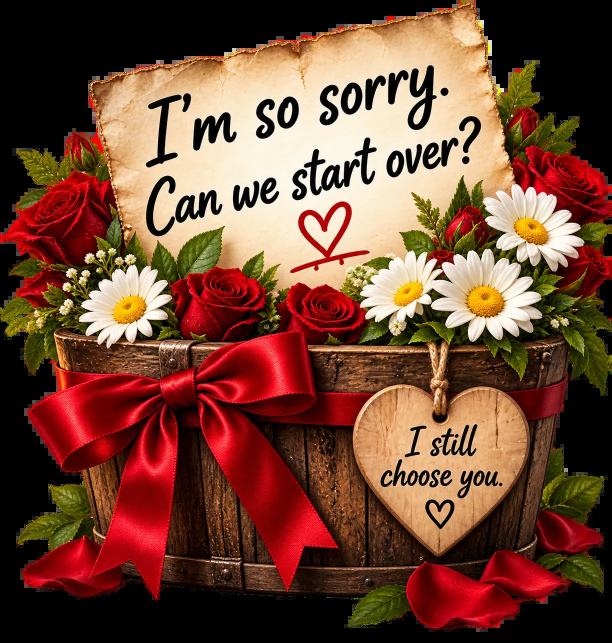
#> input picture art/surprise/decals/appeal-punch.webp, 1224 x 1285 px (shown at 1/2 size)
$ python -i decal-mug.py   (imports and definitions only)
#> lines starting #> are read from the running program, lines starting #| are printed output that depends on the picture
# A DECAL MUG (Alyx and Bud, 29 Sep 2026: each side of the magic mug a decal
# on white rather than a scene painted to the edges; the hot mug is white
# wherever nothing is printed, so a decal has no edge to fight). Bud paints
# the setup and the punchline each on its own, transparent
# (art/surprise/decals/<name>-setup / -punch); this lays them on the 2475 x
# 1155 print, the punchline on the LEFT half and the setup on the RIGHT
# (right-handed; left-handed swaps them), in each of the frame choices the
# customer can switch between on the mug, like a prop:
#   <name>-print.png        No frame (the default)
#   <name>-one-print.png    One frame round everything
#   <name>-two-print.png    A frame round each side
# each with its -print-left.png, and for each the 3D mug's pictures
# (reveal-jpgs.py) and the cold -> hot picture (coldhot.py); and the tile,
# art/options/surprise-<name>.jpg, the punchline on white.
#   decal-mug.py <name> [frame]      frame: the frame's name, default valentine;
#                                    none builds the No frame print only
#   decal-mug.py <name> <frame> <setup>   the setup decal borrowed from another
#                                    design (Ready?'s six sides share one opener:
#                                    decals/ready-setup)
# WORDS IN THE SPACE (Alyx, 30 Sep 2026): the decals hug the handle ends, which
# leaves a gap each side of the centre line; a mug listed in
# art/surprise/decal-words.json gets its two words there, one centred in each
# gap, in script (Great Vibes, art/fonts, OFL), the same brown on every mug,
# as large as the narrower gap allows. The left word is on the left of the
# print in both hands, so the pair reads across the back of the mug.
import os, sys, subprocess, glob
from PIL import Image
W, H = 2475, 1155
# [1 line that did not run here, left out]
frame = sys.argv[2] if len(sys.argv) > 2 else 'valentine'
here = os.path.dirname(os.path.abspath(__file__))
SETUP_OF = sys.argv[3] if len(sys.argv) > 3 else None
# THE DECAL VERSION OF A PAINTED MUG (Alyx, 7 Oct 2026: "Decal versus no decal
# ... It's a style choice"): a name ending -decal builds that mug's decal
# files beside its painted ones, from the decals under the plain name.
# [1 line that did not run here, left out]
# [1 line that did not run here, left out]
def unwhite(im):
    # A decal delivered on solid white rather than transparent (Bud's
    # Thanksgiving ones, 29 Sep 2026): the white that reaches the canvas
    # edge becomes transparent, feathered at its border; white inside the
    # picture (a sign, a sheet of paper) is left alone.
    import numpy as np, cv2
    a = np.asarray(im).copy()
    if a[..., 3].min() < 250: return im               # already transparent
    near = (a[..., :3].min(axis=2) > 238).astype(np.uint8)
    n, lab = cv2.connectedComponents(near, connectivity=4)
    edge = set(np.unique(np.concatenate([lab[0], lab[-1], lab[:, 0], lab[:, -1]]))) - {0}
    bg = np.isin(lab, list(edge)).astype(np.float32)
    bg = cv2.GaussianBlur(cv2.dilate(bg, np.ones((3, 3), np.uint8)), (0, 0), 1.2)
    a[..., 3] = np.clip(255 * (1 - bg), 0, 255).astype(np.uint8)
    return Image.fromarray(a, 'RGBA')
def decal(side):
    f = glob.glob(f'art/surprise/decals/{SETUP_OF if side == "setup" else DECALS_OF}-{side}.*')[0]
    im = Image.open(f).convert('RGBA')
    im = unwhite(im)
    im = im.crop(im.getbbox())                        # the decal itself, its empty margin off
    # Some decals carry a faint, all but invisible haze out to the canvas
    # edges (the question mark's reaches ~150 px past the picture). It sets
    # the size, as it always has, but the VISIBLE picture is what is set
    # against the print's edge: vis is its left and right inset.
    a = im.split()[3].point(lambda v: 255 if v > 24 else 0)
    b = a.getbbox()
    return im, (b[0], im.width - b[2])
# [1 line that did not run here, left out]
def fit(im, bw, bh):
    k = min(bw / im.width, bh / im.height)
    return im.resize((round(im.width * k), round(im.height * k)), Image.LANCZOS)
# Each style: the box a decal fits in and how far each decal sits from its own
# end of the print (the ends meet at the handle), and the frame laid over it.
# PUSHED TO THE HANDLE ENDS (Alyx, 29 Sep 2026): centred in each half, a decal
# sat off-centre on its face of the mug, towards the middle of the print; each
# is 10% smaller than its box and set 15 px from its end (No frame), or just
# inside the rail when framed. The punchline hugs the left end, the setup the
# right.
import json
from PIL import ImageDraw, ImageFont
# [1 line not run here, left out]
WORD_FONT, WORD_INK = 'art/fonts/GreatVibes-Regular.ttf', (122, 52, 18)
WORD_PAD = {'': 50, '-one': 70, '-two': 90}           # kept clear of the pictures and the centre rails
def set_words(out, lx, rx, sfx):
    if not WORDS: return
    d = ImageDraw.Draw(out); room = min(W // 2 - lx, rx - W // 2) - WORD_PAD[sfx]; size = 220
    while size > 60:
        f = ImageFont.truetype(WORD_FONT, size)
        if max(d.textbbox((0, 0), w, font=f)[2] for w in WORDS) <= room: break
        size -= 4
    f = ImageFont.truetype(WORD_FONT, size)
    for word, cx in ((WORDS[0], (lx + W // 2) // 2), (WORDS[1], (rx + W // 2) // 2)):
        bb = d.textbbox((0, 0), word, font=f)
        d.text((cx - (bb[2] - bb[0]) // 2 - bb[0], H // 2 - (bb[3] - bb[1]) // 2 - bb[1]), word, font=f, fill=WORD_INK)
SCALE = 0.90
# CLOSER TO THE CENTRE (Alyx, 7 Oct 2026, of the dentist mug: "move the images
# each about 8% closer towards the center"): a mug listed in
# art/surprise/decal-inset.json has each decal moved in from its end by that
# fraction of the print's width, in every frame choice and both hands.
# [1 line not run here, left out]
STYLES = {
    '':     dict(box=1040, edge=15, over=None),
    '-one': dict(box=900, edge=53, over=[(f'art/surprise/{frame}-frame-one.png', 0)]),
    '-two': dict(box=840, edge=72, over=[(f'art/surprise/{frame}-frame-half.png', 25), (f'art/surprise/{frame}-frame-half.png', W - 25 - 1200)]),
}
if frame == 'none': STYLES = {'': STYLES['']}
# A frame that comes in one piece only (halloween has no half frame) skips the
# choices it cannot make, rather than failing after the ones it can.
STYLES = {k: v for k, v in STYLES.items() if all(os.path.exists(f) for f, _ in (v['over'] or []))}
# [18 lines not run here, left out]
tile = Image.new('RGB', (360, 360), 'white')
#> tile: PIL image 360x360 RGB; every value is 255
# [1 line that did not run here, left out]
tile.save(f'art/options/surprise-{name}.jpg', quality=90, optimize=True)
print(f'art/options/surprise-{name}.jpg')

>>> import cv2
>>> picture = cv2.imread('../../art/surprise/decals/appeal-punch.webp', cv2.IMREAD_GRAYSCALE)
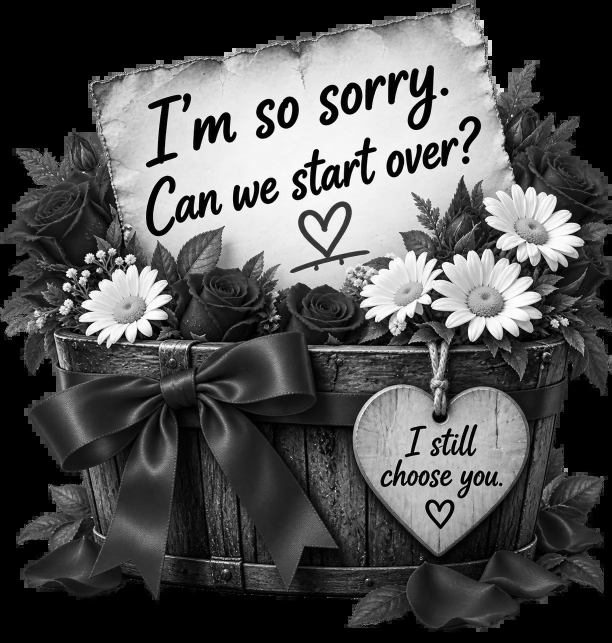
#> picture: shape (1285, 1224) (shown at 1/2 size); min 0, max 255, mean 82.4
>>> result = unwhite(picture)

$ run again, on art/surprise/decals/proposal-setup.webp
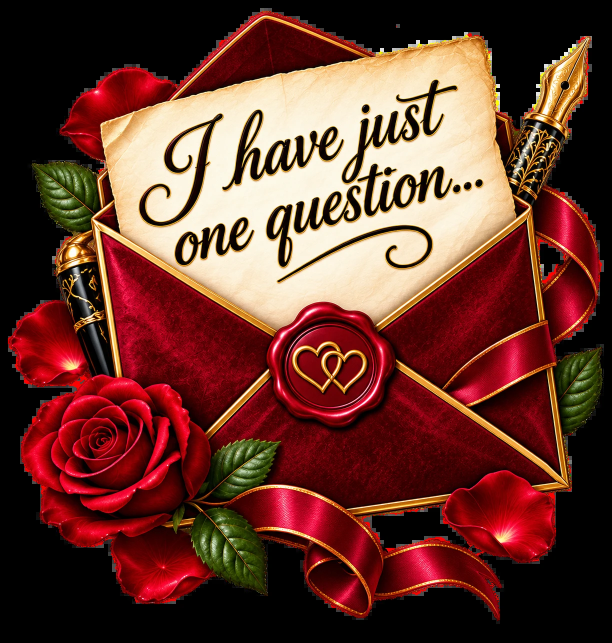
#> input picture art/surprise/decals/proposal-setup.webp, 1224 x 1285 px (shown at 1/2 size)
#> tile: PIL image 360x360 RGB; every value is 255
#> `picture = cv2.imread('../../art/surprise/decals/appeal-punch.webp', cv..`:
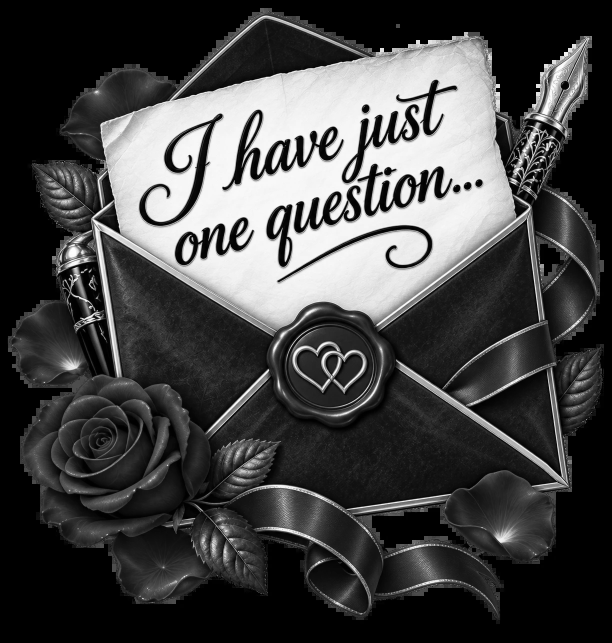
#> picture: shape (1285, 1224) (shown at 1/2 size); min 0, max 255, mean 68.5

$ run again, on art/surprise/decals/reveal-twin-girls-punch.webp
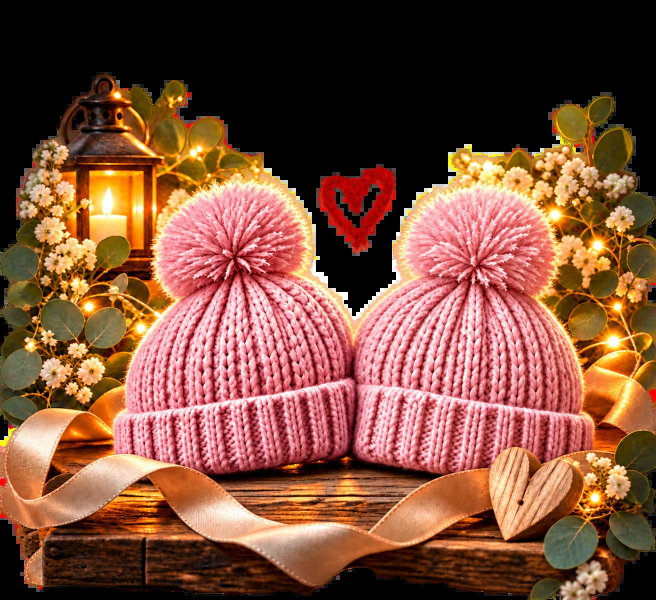
#> input picture art/surprise/decals/reveal-twin-girls-punch.webp, 1312 x 1199 px (shown at 1/2 size)
#> tile: PIL image 360x360 RGB; every value is 255
#> `picture = cv2.imread('../../art/surprise/decals/appeal-punch.webp', cv..`:
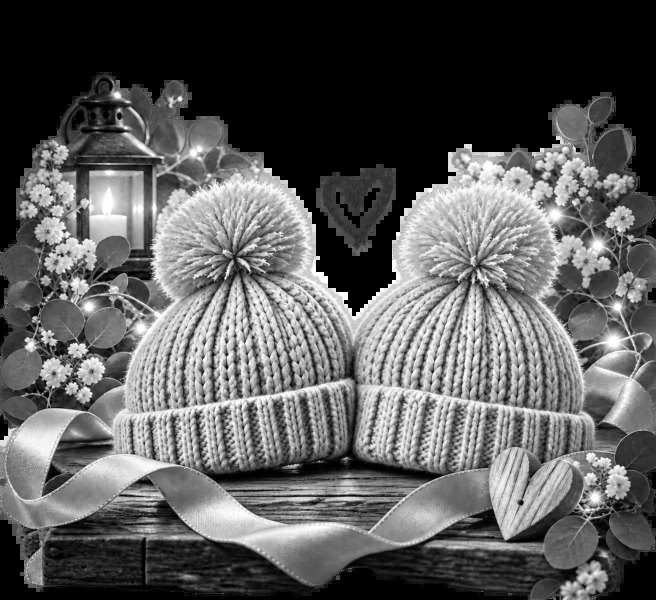
#> picture: shape (1199, 1312) (shown at 1/2 size); min 0, max 255, mean 91.4
